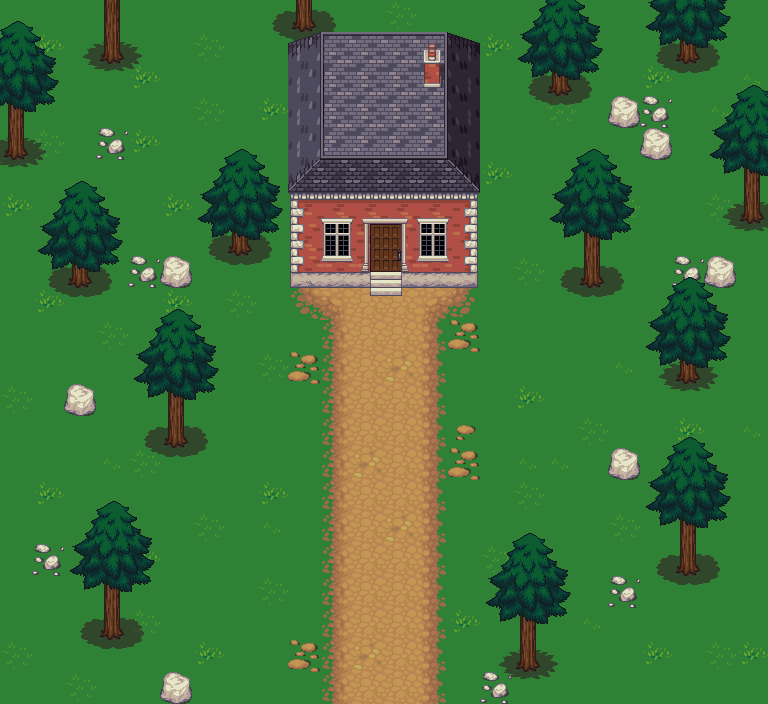

This game map was drawn from its Tiled (.tmx) file and the tilesets committed beside it. A one-line description and the trimmed map source follow:
An orthogonal 24x22 tile map with 32x32 px tiles, 12 tile layers (BaseGrass, Path, Misc Items, TreeBase, ...), 7 tilesets.

<map version="1.0" orientation="orthogonal" renderorder="right-down" width="24" height="22" tilewidth="32" tileheight="32" nextobjectid="1">
 <tileset firstgid="1" name="base_out_atlas" tilewidth="32" tileheight="32" tilecount="1024" columns="32">
  <image source="Tiled/Tileset/base_out_atlas.png" width="1024" height="1024" />
  <terraintypes>
   <terrain name="DirtPath" tile="81" />
  </terraintypes>
  <tile id="16" terrain="0,0,0," />
  <tile id="17" terrain="0,0,,0" />
  <tile id="48" terrain="0,,0,0" />
  <tile id="49" terrain=",0,0,0" />
  <tile id="79" terrain=",,,0" />
  <tile id="80" terrain=",,0,0" />
  <tile id="81" terrain=",,0," />
  <tile id="111" terrain=",0,,0" />
  <tile id="112" terrain="0,0,0,0" />
  <tile id="113" terrain="0,,0," />
  <tile id="143" terrain=",0,," />
  <tile id="144" terrain="0,0,," />
  <tile id="145" terrain="0,,," />
  <tile id="392" probability="0.2" />
 </tileset>
 <tileset firstgid="1025" name="FloorTile1" tilewidth="32" tileheight="32" tilecount="192" columns="16">
  <image source="Tiled/Tileset/FloorTile1.png" width="512" height="384" />
 </tileset>
 <tileset firstgid="1217" name="FloorTile2" tilewidth="32" tileheight="32" tilecount="128" columns="8">
  <image source="Tiled/Tileset/FloorTile2.png" width="256" height="512" />
 </tileset>
 <tileset firstgid="1345" name="PlantTiles1" tilewidth="32" tileheight="32" tilecount="225" columns="15">
  <image source="Tiled/Tileset/PlantTiles1.png" width="480" height="480" />
 </tileset>
 <tileset firstgid="1570" name="RoofWallTile" tilewidth="32" tileheight="32" tilecount="128" columns="16">
  <image source="Tiled/Tileset/RoofWallTile.png" width="512" height="256" />
  <terraintypes>
   <terrain name="Wall" tile="-1" />
  </terraintypes>
  <tile id="100" terrain="0,0,0,0" />
  <tile id="101" terrain="0,0,0,0" />
  <tile id="116" terrain="0,0,0,0" />
  <tile id="117" terrain="0,0,0,0" />
 </tileset>
 <tileset firstgid="1698" name="terrain_atlas" tilewidth="32" tileheight="32" tilecount="1024" columns="32">
  <image source="Tiled/Tileset/terrain_atlas.png" width="1024" height="1024" />
 </tileset>
 <tileset firstgid="2722" name="Tile1" tilewidth="32" tileheight="32" tilecount="336" columns="16">
  <image source="Tiled/Tileset/Tile1.png" width="512" height="672" />
 </tileset>
 <layer name="BaseGrass" width="24" height="22">
  <data>[528 cells, 528 non-empty, 1 distinct tile ids]</data>
 </layer>
 <layer name="Path" width="24" height="22">
  <data>[528 cells, 65 non-empty, 12 distinct tile ids]</data>
 </layer>
 <layer name="Misc Items" width="24" height="22">
  <data>[528 cells, 71 non-empty, 7 distinct tile ids]</data>
 </layer>
 <layer name="TreeBase" width="24" height="22">
  <data>[528 cells, 92 non-empty, 18 distinct tile ids]</data>
 </layer>
 <layer name="TreeLeaves" width="24" height="22">
  <data>[528 cells, 136 non-empty, 21 distinct tile ids]</data>
 </layer>
 <layer name="BrickWall" width="24" height="22">
  <data>[528 cells, 21 non-empty, 11 distinct tile ids]</data>
 </layer>
 <layer name="HouseExternal" width="24" height="22">
  <data>[528 cells, 30 non-empty, 16 distinct tile ids]</data>
 </layer>
 <layer name="Stairs" width="24" height="22" offsetx="-14.9091" offsety="0.909091">
  <data>[528 cells, 2 non-empty, 2 distinct tile ids]</data>
 </layer>
 <layer name="Door" width="24" height="22" offsetx="-14.7273" offsety="0.363636">
  <data>[528 cells, 2 non-empty, 2 distinct tile ids]</data>
 </layer>
 <layer name="DoorArch" width="24" height="22" opacity="0.9" offsetx="1.27273" offsety="0.545455">
  <data>[528 cells, 6 non-empty, 6 distinct tile ids]</data>
 </layer>
 <layer name="Windows" width="24" height="22" offsetx="1.13636" offsety="16.7273">
  <data>[528 cells, 4 non-empty, 2 distinct tile ids]</data>
 </layer>
 <layer name="Chimney" width="24" height="22">
  <data>[528 cells, 2 non-empty, 2 distinct tile ids]</data>
 </layer>
</map>
